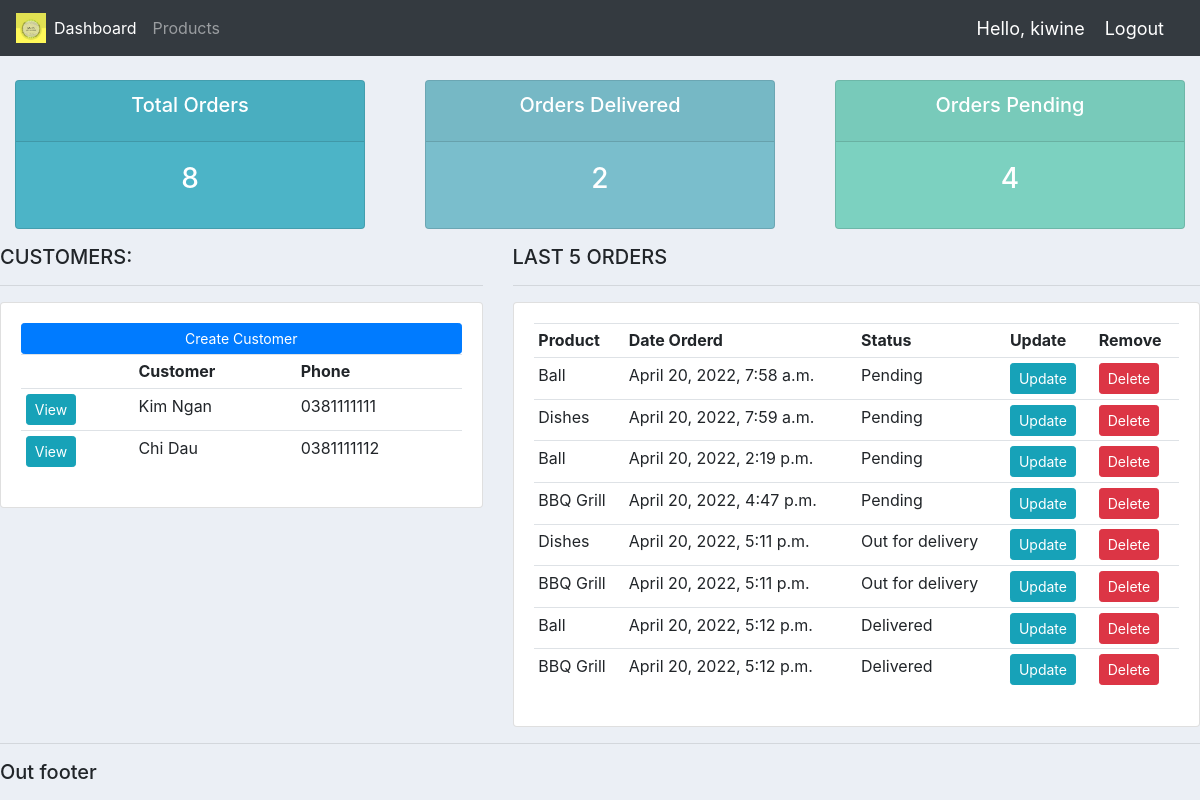
The app's page / (signed in), older data.
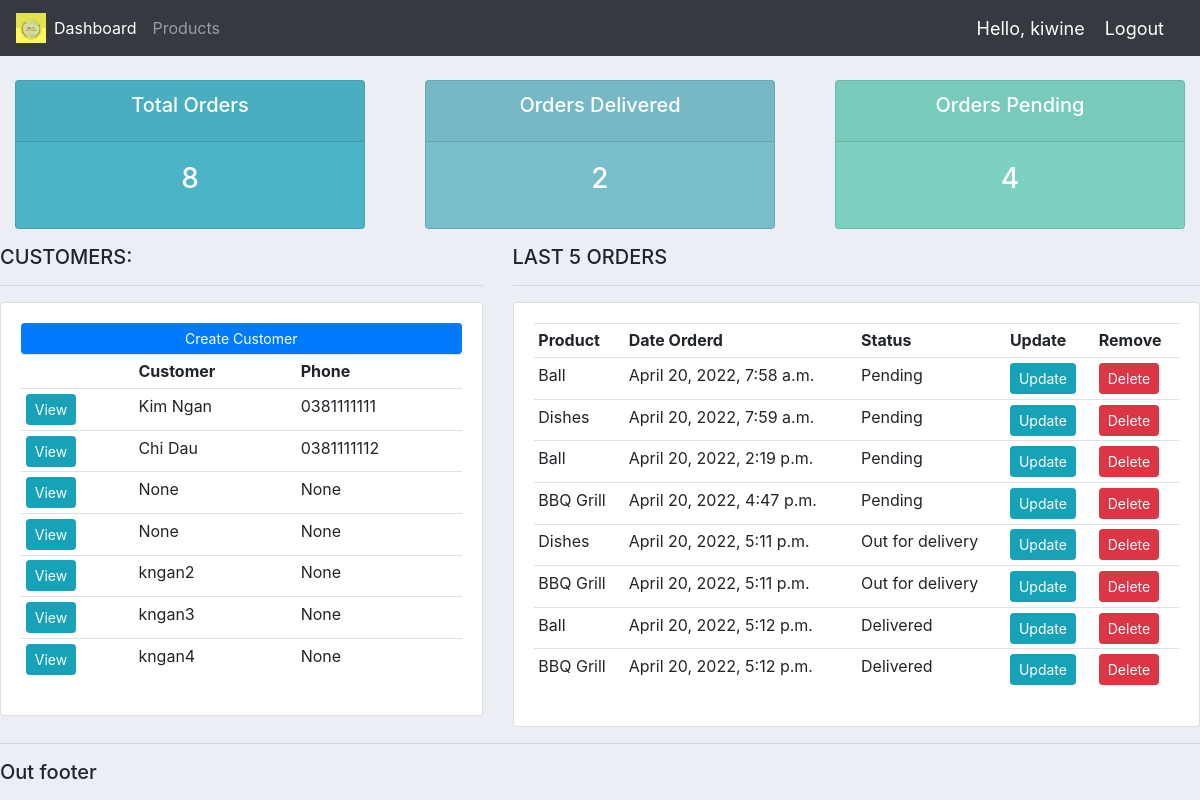
The same page, newer data.
### accounts/models.py (models this page shows, shortened)
class Customer(models.Model): # để thêm customer vào db thì cần chạy lệnh makemigrations (python manage.py makemigrations)
	user = models.OneToOneField(User, related_name = 'customer',blank=True, null=True, on_delete=models.CASCADE)
	name = models.CharField(max_length=200, null=True) #cho phep gia tri null
	phone = models.CharField(max_length=200,null=True)
	email = models.CharField(max_length=200,null=True)
	profile_pic = models.ImageField(default = 'default_avatar.jpg',null=True, blank=True) #vì đã tạo đường dẫn media root trong urls trỏ đến thư mục static/img nên chỉ cần dẫn link hình ảnh trực tiếp
	date_created = models.DateTimeField(auto_now_add = True,null=True)

class Order(models.Model):
	STATUS = (
			('Pending','Pending'),
			('Out for delivery','Out for delivery'),
			('Delivered','Delivered'),
			)
	customer = models.ForeignKey(Customer, null=True, on_delete = models.SET_NULL)  # set khóa ngoại trỏ tới bảng Customer
	product = models.ForeignKey(Product, null=True, on_delete = models.SET_NULL)
	date_created = models.DateTimeField(auto_now_add = True,null=True)
	status = models.CharField(max_length=200, null=True, choices=STATUS)
	note = models.CharField(max_length=1000, null=True)

class Product(models.Model):
	CATEGORY = (
			('Indoor','Indoor'),
			('Outdoor','Outdoor'),
			)
	name= models.CharField(max_length=200, null=True)
	price = models.FloatField(null=True)
	category = models.CharField(max_length=200, null=True, choices=CATEGORY) #category xac dinh gia tri dua vao CATEGORY, like a dropdown menu
	discription = models.CharField(max_length=200, null=True, blank=True)
	date_created = models.DateTimeField(auto_now_add = True,null=True)
	tags = models.ManyToManyField(Tag)
	def __str__(self):  #hiện tên của object customer trên admin panel
		return str(self.name)

### accounts/decorators.py (the view)
	def wrapper_func(request, *args, **kwargs):
		group = None
		if request.user.groups.exists():
			group = request.user.groups.all()[0].name
		if group == 'customer':
			return redirect('user-page')
		if group == 'admin':
			return view_func(request, *args, **kwargs)

### accounts/views.py (called while the page is built)
@login_required(login_url='login') #dđặt trước những view muốn hạn chế truy cập, thay vào đó sẽ đi đến trang login
@admin_only #chi nhung user co role la admin thi moic co quyen truy cap vao home
def home(request):
	orders = Order.objects.all()
	customers = Customer.objects.all()
	total_customers = customers.count()
	total_orders = orders.count()
	delivered = orders.filter(status='Delivered').count()
	pending = orders.filter(status ='Pending').count()
	context = {'orders':orders,'customers':customers, 'total_customers':total_customers,
				'total_orders':total_orders,'delivered':delivered, 'pending':pending }
	return render(request,'accounts/dashboard.html',context) #render tới vị trí file dashboard.html

### accounts/templates/accounts/dashboard.html
{% extends 'accounts/main.html' %}
{% block content %}
{% include 'accounts/status.html' %}
<div class="row">
	<div class="col-md-5">
		<h5>CUSTOMERS:</h5>
		<hr>
		<div class="card card-body">
			<a class="btn btn-primary  btn-sm btn-block" href="">Create Customer</a>
			<table class="table table-sm">
				<tr>
					<th></th>
					<th>Customer</th>
					<th>Phone</th>
					{% for customer in customers %}
						<tr>
							<td><a class= "btn btn-sm btn-info" href="{% url 'customer' customer.id %}">View</a></td>
							<td> {{customer.name}} </td>
							<td> {{customer.phone}} </td>
						</tr>
					{% endfor %}
				</tr>
			</table>
		</div>
	</div>
	<div class="col-md-7">
		<h5>LAST 5 ORDERS</h5>
		<hr>
		<div class="card card-body">
			<table class="table table-sm">
				<tr>
					<th>Product</th>
					<th>Date Orderd</th>
					<th>Status</th>
					<th>Update</th>
					<th>Remove</th>
					{% for order in orders %}
						<tr>
							<td> {{order.product}} </td>
							<td> {{order.date_created}} </td>
							<td> {{order.status}} </td>
							<td> <a class= "btn btn-sm btn-info" href="{% url 'update_order' order.id %}">Update</a> </td>
							<td> <a class= "btn btn-sm btn-danger" href="{% url 'delete_order' order.id %}">Delete</a> </td>
						</tr>
					{% endfor %}
				</tr>
			</table>
		</div>
	</div>
</div>
{% endblock %}

### accounts/templates/accounts/main.html (shortened to what this page needs)
{% load static %}
<!DOCTYPE html>
<html>
<head>
	<link rel="stylesheet" href="https://cdn.jsdelivr.net/npm/bootstrap@4.3.1/dist/css/bootstrap.min.css">
	<link rel="stylesheet" type="text/css" href="{% static '/css/main.css' %}">
</head>
<body>
	{% include 'accounts/navbar.html' %}
	{% block content %}
	{% endblock %}
	<hr>
	<h5>Out footer</h5>
</body>
</html>

### accounts/templates/accounts/navbar.html (shortened to what this page needs)
	{% load static %}
	<nav class="navbar navbar-expand-lg navbar-dark bg-dark">
  <img src="{% static 'img/LOGO.png' %}" style="width: 30px; height: 30px">
  <div class="collapse navbar-collapse" id="navbarNav">
    <ul class="navbar-nav">
      {% if request.user.is_staff %}
      <li class="nav-item active">
        <a class="nav-link" href="{% url 'home' %}">Dashboard</a>
      </li>
      <li class="nav-item">
        <a class="nav-link" href="{% url 'products' %}">Products</a>
      </li>
      {% else %}
       <li class="nav-item">
        <a class="nav-link" href="{% url 'account' %}">Settings</a>
      </li>
      {% endif %}
    </ul>
  </div>
  <span class="hello-msg">Hello, {{request.user}}</span>
  <span><a class="hello-msg" href="{% url 'logout' %}">Logout</a></span>
</nav>

### accounts/templates/accounts/status.html
<br>
<div class="row">
	<div class="col">
		<div class="col-md">
			<div class="card text-center text-white  mb-3" id="total-orders">
			  	<div class="card-header">
			  		<h5 class="card-title">Total Orders</h5>
			  	</div>
			  	<div class="card-body">
			    	<h3 class="card-title">{{total_orders}}</h3>
			  	</div>
			</div>
		</div>
	</div>
	<div class="col">
		<div class="col-md">
			<div class="card text-center text-white  mb-3" id="orders-delivered">
			  	<div class="card-header">
			  		<h5 class="card-title">Orders Delivered</h5>
			  	</div>
			  	<div class="card-body">
			    	<h3 class="card-title">{{delivered}}</h3>
			  	</div>
			</div>
		</div>
	</div>
	<div class="col">
		<div class="col-md">
			<div class="card text-center text-white  mb-3" id="orders-pending">
			  	<div class="card-header">
			  		<h5 class="card-title">Orders Pending</h5>
			  	</div>
			  	<div class="card-body">
			    	<h3 class="card-title">{{pending}}</h3>
			  	</div>
			</div>
		</div>
	</div>
</div>

### static/css/main.css (style rules this page uses)
body { background-color: #ebeff5; }
#total-orders { background-color: #4cb4c7; }
#orders-delivered { background-color: #7abecc; }
#orders-pending { background-color: #7CD1C0; }

### accounts/templates/accounts/main.html (style rules this page uses)
body { background-color: #ebeff5; }
#total-orders { background-color: #4cb4c7; }
#orders-delivered { background-color: #7abecc; }
#orders-pending { background-color: #7CD1C0; }

### accounts/templates/accounts/navbar.html (style rules this page uses)
.hello-msg { font-size: 18px; color: white; margin-right: 20px; }

Row changes from the older to the newer data that the page shows:
added Customer: name "None", phone "None"
added Customer: name "None", phone "None"
added Customer: name "kngan2", phone "None"
added Customer: name "kngan3", phone "None"
added Customer: name "kngan4", phone "None"
